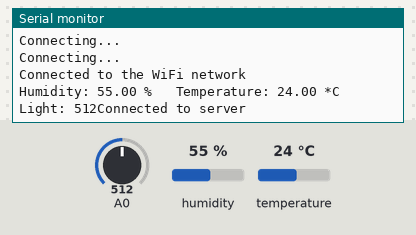
A sketch run on a simulated ESP8266 (NodeMCU). On the bench: the last lines printed to the serial monitor. The test bench sets the inputs (shaded band); at power-on: humidity 55 %, A0 = 512, temperature 24 °C. WiFi joins after 1.5 s; servers stay silent unless stated; uploads are accepted with an empty reply.

Above: at 3.2 s.
3.3 s: humidity set to 22 %
At 5.0 s:
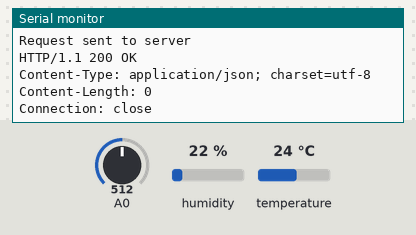
5.2 s: A0 set to 716
At 5.81 s:
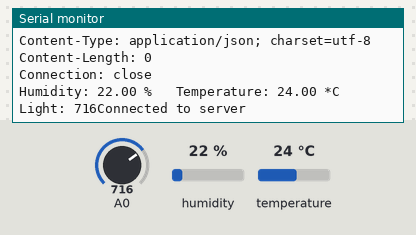
7.1 s: temperature set to 12 °C
At 8.43 s:
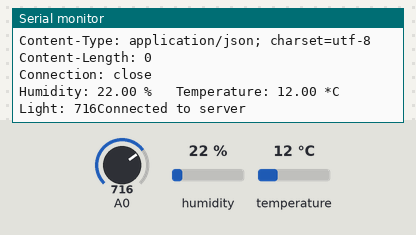
9.0 s: A0 set to 900
At 9.73 s:
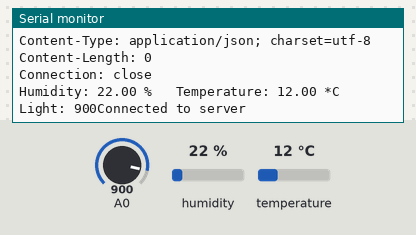
16.3 s: humidity set to 40 %
At 18.93 s:
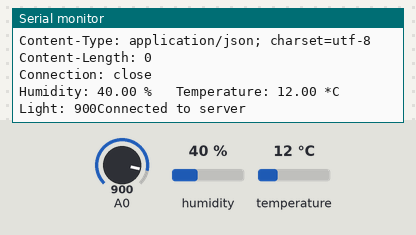
Timing chart, 0 to 19.2 s (numbered marks = the images above; inputs shaded):
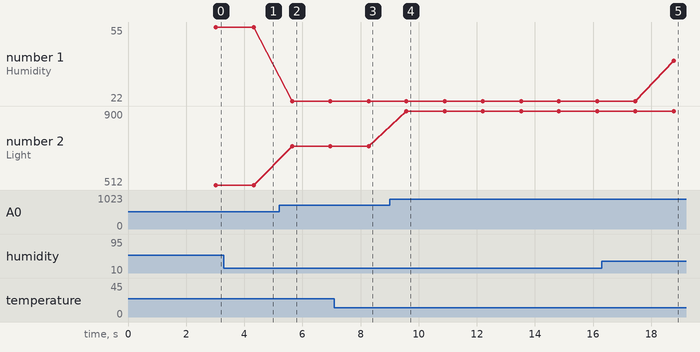

The sketch:

forESP.ino
```cpp
#include <ESP8266WiFi.h>
#include <Wire.h>
#include <Adafruit_GFX.h>
#include <Adafruit_SSD1306.h>
#include <DHT.h>

#define SCREEN_WIDTH 128 // OLED display width, in pixels
#define SCREEN_HEIGHT 64 // OLED display height, in pixels
#define OLED_RESET -1    // Reset pin # (or -1 if sharing Arduino reset pin)

// Declaration for an SSD1306 display connected to I2C (SDA, SCL pins)
// Adafruit_SSD1306 display(SCREEN_WIDTH, SCREEN_HEIGHT, &Wire, OLED_RESET);

#define DHTPIN D5     // Digital pin connected to the DHT sensor
#define DHTTYPE DHT11 // DHT 11
#define Light_ADDR A0;   // address:0x23
#define PORT 3000

DHT dht(DHTPIN, DHTTYPE);

const char *ssid = "Martin";
const char *password = "87651234";
const char *serverUrl = "147.45.103.103"; // Замените на адрес вашего сервера

void setup() {
  Serial.begin(115200);

  // Initialize the display
  // if (!display.begin(SSD1306_SWITCHCAPVCC, 0x3C)) {
  //   Serial.println(F("SSD1306 allocation failed"));
  //   for (;;)
  //     ;
  // }

  // Connect to Wi-Fi
  WiFi.begin(ssid, password);
  Serial.println("Connecting to WiFi...");
  while (WiFi.status() != WL_CONNECTED) {
    delay(1000);
    Serial.println("Connecting...");
  }
  Serial.println("Connected to the WiFi network");

  dht.begin();
}

void loop() {
  // Wait a few seconds between measurements.
  delay(1000);

  // Reading temperature or humidity takes about 250 milliseconds!
  float h = dht.readHumidity();
  float t = dht.readTemperature(); // Celsius
  int light = analogRead(A0);
  int atmo = 0;

  // Check if any reads failed and exit early (to try again).
  if (isnan(h) || isnan(t)) {
    Serial.println("Failed to read from DHT sensor!");
    return;
  }

  // Print temperature and humidity
  Serial.print("Humidity: ");
  Serial.print(h);
  Serial.print(" %\t Temperature: ");
  Serial.print(t);
  Serial.println(" *C");
  Serial.print("Light: ");
  Serial.print(light);

  // Отправка данных на сервер
  sendDataToServer(t, h, light, atmo);
}

void sendDataToServer(float temperature, float humidity, int light, int atmo) {
  WiFiClient client;

  if (!client.connect(serverUrl, PORT)) {
    Serial.println("No connectio to server");
    return;
  }
  Serial.println("Connected to server");


  String url = "/weather";
  String data = "{\"temperature\":" + String(temperature, 2) + ", \"humidity\":" + String(humidity, 2) + ", \"light\":" + String(light) + ", \"pressure\":" + String(atmo) +  "}";

  // Отправка HTTP POST запроса на сервер
  client.println("POST " + url + " HTTP/1.1");
  client.println("Host: " + String(serverUrl));
  client.println("Content-Type: application/json");
  client.println("Content-Length: " + String(data.length()));
  client.println();
  client.print(data);

  Serial.println("Request sent to server");
  while (client.connected()) {
    if (client.available()) {
      String line = client.readStringUntil('\n');
      Serial.println(line);
    }
  }

  client.stop();
}
```

Measured:
- after the input at 5.2 s, the serial monitor: prints a new line after 0.45 s (image 2)
- after the input at 7.1 s, the serial monitor: prints a new line after 1.2 s (image 3)
- after the input at 9.0 s, the serial monitor: prints a new line after 0.58 s (image 4)
- after the input at 16.3 s, the serial monitor: prints a new line after 2.5 s (image 5)
- plotted number 1: 22 → 40 after the input at 16.3 s
- plotted number 2: 512 → 716 after the input at 5.2 s, 716 → 900 after the input at 9.0 s
